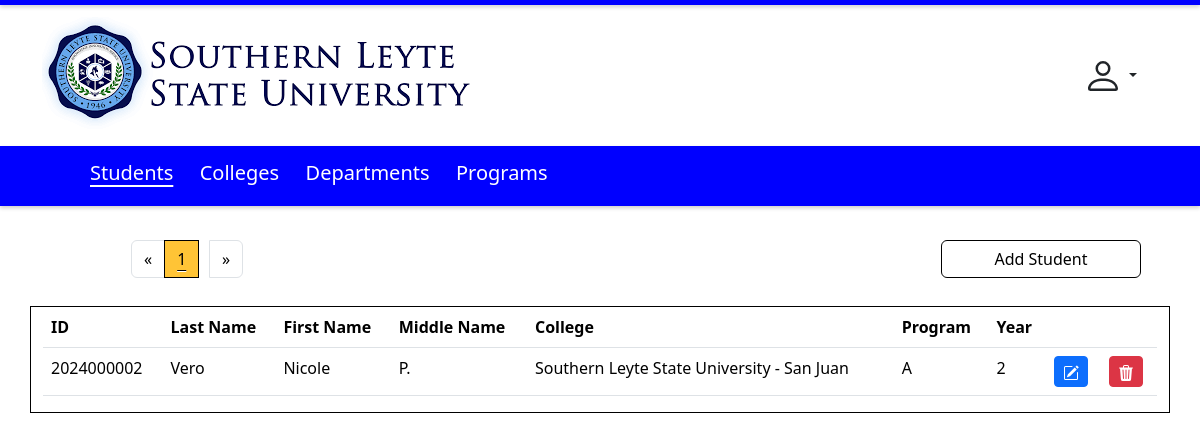
Page /student-listing.php on the committed database.
### tables this page shows
CREATE TABLE `students` (
  `studid` int(11) NOT NULL,
  `studfirstname` varchar(50) NOT NULL,
  `studlastname` varchar(50) NOT NULL,
  `studmidname` varchar(50) DEFAULT NULL,
  `studprogid` int(11) NOT NULL,
  `studcollid` int(11) NOT NULL,
  `studyear` int(11) NOT NULL
);

CREATE TABLE `colleges` (
  `collid` int(11) NOT NULL,
  `collfullname` varchar(100) NOT NULL,
  `collshortname` varchar(20) NOT NULL
);

CREATE TABLE `programs` (
  `progid` int(11) NOT NULL,
  `progfullname` varchar(100) NOT NULL,
  `progshortname` varchar(20) DEFAULT NULL,
  `progcollid` int(11) NOT NULL,
  `progcolldeptid` int(11) NOT NULL
);

### student-listing.php (the view, shortened to what this page needs)
<?php
    require_once "db.php";
    $rows_per_page = 10;
    $current_page = isset($_GET['page']) ? $_GET['page'] : 1;
    $offset = ($current_page - 1) * $rows_per_page;
    $stmt1 = "SELECT studid, studlastname, studfirstname, studmidname, collfullname, progfullname, studyear FROM students
    inner join colleges on studcollid = collid
    inner join programs on studprogid = progid
    LIMIT :offset, :rows_per_page";
    $prep1 = $conn -> prepare ($stmt1);
    $prep1->bindParam(':offset', $offset, PDO::PARAM_INT);
    $prep1->bindParam(':rows_per_page', $rows_per_page, PDO::PARAM_INT);
    $prep1 -> execute();
    $result1 = $prep1 -> fetchAll(PDO::FETCH_ASSOC);
    $total_rows_stmt = $conn->query("SELECT COUNT(*) as count FROM students");
    $total_rows = $total_rows_stmt->fetchColumn();
    $total_pages = ceil($total_rows / $rows_per_page);
?>
<!DOCTYPE html>
<html lang="en">
<head>
    <link rel="stylesheet" href="bootstrap.min.css">
</head>
<body>
    <div class="horizontal-line1">
    </div>
    <div class="container header">
        <img src="images/slsuloogo.png" class="img-fluid" alt="image">
        <button class="btn dropdown-toggle drop" type="button" data-bs-toggle="dropdown" aria-expanded="false">
        </button>
    </div>
    <div class="horizontal-line2">
        <a class="active" href="student-listing.php">Students</a>
        <a class="link" href="college-listing.php">Colleges</a>
        <a class="link" href="department-listing.php">Departments</a>
        <a class="link" href="program-listing.php">Programs</a>
    </div>
    <div class="container nav row">
        <div class="container col-md-6">
            <nav aria-label="Page navigation example">
                <ul class="pagination">
                    <li class="page-item <?php echo ($current_page == 1) ? 'disabled' : ''; ?>">
                        <a class="page-link" href="?page=<?php echo ($current_page - 1); ?>" aria-label="Previous">
                            <span aria-hidden="true">&laquo;</span>
                        </a>
                    </li>
                    <?php for ($i = 1; $i <= $total_pages; $i++) : ?>
                        <li class="page-item <?php echo ($i == $current_page) ? 'active' : ''; ?>">
                            <a class="page-link" href="?page=<?php echo $i; ?>"><?php echo $i; ?></a>
                        </li>
                    <?php endfor; ?>
                    <li class="page-item <?php echo ($current_page == $total_pages) ? 'disabled' : ''; ?>">
                        <a class="page-link" href="?page=<?php echo ($current_page + 1); ?>" aria-label="Next">
                            <span aria-hidden="true">&raquo;</span>
                        </a>
                    </li>
                </ul>
            </nav>
        </div>
        <div class="container col-md-4">
            <button type="submit" class="btn btn-outline-warning addbtn" onclick="window.location.href='student-entry.php'">Add Student</button>
        </div>
    </div>
    <div class="container formDiv">
        <form action="" method="post" >
            <table class="table">
                <thead>
                    <tr>
                    <th scope="col">ID</th>
                    <th scope="col">Last Name</th>
                    <th scope="col">First Name</th>
                    <th scope="col">Middle Name</th>
                    <th scope="col">College</th>
                    <th scope="col">Program</th>
                    <th scope="col">Year</th>
                    <th></th>
                    <th></th>
                    </tr>
                </thead>
                <tbody>
                <?php foreach ($result1 as $row): ?>
                    <tr>
                        <td><?php echo $row['studid']; ?></td>
                        <td><?php echo $row['studlastname']; ?></td>
                        <td><?php echo $row['studfirstname']; ?></td>
                        <td><?php echo $row['studmidname']; ?></td>
                        <td><?php echo $row['collfullname']; ?></td>
                        <td><?php echo $row['progfullname']; ?></td>
                        <td><?php echo $row['studyear']; ?></td>
                        <td>
                            <a href="student-edit.php?studid=<?php echo $row['studid']; ?>" class="btn btn-primary btn-sm">
                            </a>
                        </td>
                        <td>
                            <a href="delete.php?studid=<?php echo $row['studid']; ?>" class="btn btn-danger btn-sm" onclick="return confirmAction()">
                            </a>
                        </td>
                    </tr>
                <?php endforeach; ?>
                </tbody>
            </table>
        </form>
    </div>
</body>
</html>

### student-listing.php (style rules this page uses)
body { padding-bottom: 5%; }
.horizontal-line1 { top: 0; left: 0; width: 100%; height: 5px; background-color: blue; box-shadow: 0 2px 4px rgba(0, 0, 0, 0.2); }
.horizontal-line2 { margin-top: 1%; left: 0; width: 100%; height: 60px; background-color: blue; box-shadow: 0 2px 4px rgba(0, 0, 0, 0.2); align-items: center; padding-top: 12px; padding-left: 7.5%; }
.header { margin-top: 1%; }
.formDiv { margin-top: 1%; border:1px solid black; height: auto; }
.addbtn { width: 200px; border-color: black; color: black; }
.profile { margin-left: 54.5%; }
.drop { margin-left: -15px; }
.drop, .drop:focus, .drop:active { outline: none; border: none; }
.link { text-decoration: none; color: white; font-size: 20px; margin-right: 2%; }
.active { pointer-events: none; color: white; font-size: 20px; text-decoration: underline; text-decoration-thickness: 1.5px; text-underline-offset: 5px; cursor: not-allowed; margin-right: 2%; }
.page-item.active .page-link { background-color: #FFC436; color: black; text-decoration: underline; border: 1px solid black; outline: none; }
.page-item:not(.active) .page-link { background-color: white; color: black; outline: none; }
.nav { margin-left: 6%; margin-top: 2%; text-align: end; padding-top: 10px; }

### rows in the picture
students: studid "2024000002", studlastname "Vero", studfirstname "Nicole", studmidname "P.", studcollid.collfullname "Southern Leyte State University - San Juan", programs.progfullname "A", studyear "2"
